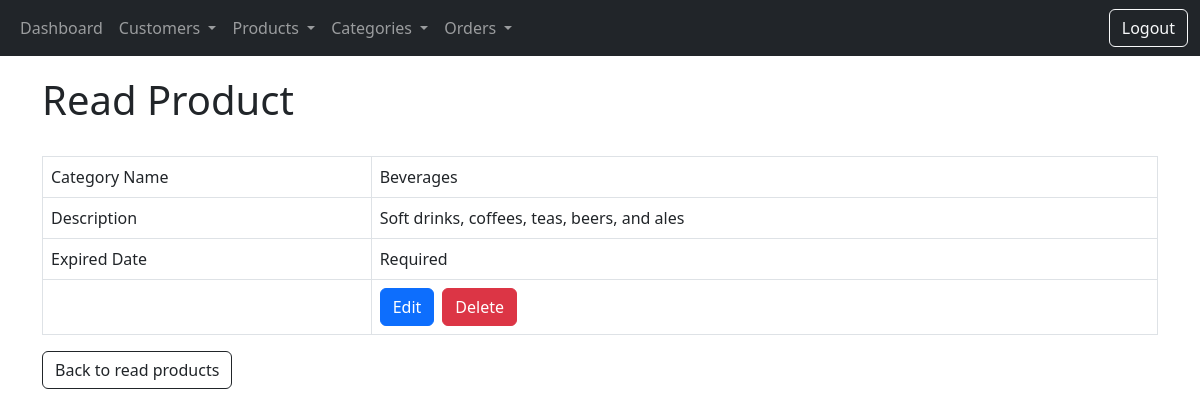
The page /category_read_one.php?category_id=1 (signed in) on the database its author committed.
### tables this page shows
CREATE TABLE IF NOT EXISTS `categories` (
  `category_id` int NOT NULL AUTO_INCREMENT,
  `category_name` varchar(20) NOT NULL,
  `description` varchar(255) NOT NULL,
  `expired_date` enum('Yes','No') NOT NULL,
  `created` datetime NOT NULL,
  PRIMARY KEY (`category_id`),
  UNIQUE KEY `category_name` (`category_name`)
);

### category_read_one.php (the view, shortened to what this page needs)
<!DOCTYPE HTML>
<html>
<head>
    <link href="https://cdn.jsdelivr.net/npm/bootstrap@5.3.0/dist/css/bootstrap.min.css" rel="stylesheet">
</head>
<body>
    <?php
    include 'navigation.php';
    ?>
    <div class="container">
        <div class="page-header">
            <h1>Read Product</h1>
            <br>
        </div>
        <?php
        $category_id = isset($_GET['category_id']) ? $_GET['category_id'] : die('ERROR: Record Category ID not found.');
        include 'config/database.php';
        try {
            $query = "SELECT category_id, category_name, description, expired_date
            FROM categories
            WHERE category_id = ?";
            $stmt = $con->prepare($query);
            $stmt->bindParam(1, $category_id);
            $stmt->execute();
            $row = $stmt->fetch(PDO::FETCH_ASSOC);
            $category_name = $row['category_name'];
            $description = $row['description'];
            $expired_date = $row['expired_date'];
            $expired_message = $expired_date == 'Yes' ? 'Required' : 'Not Required';
        } catch (PDOException $exception) {
            die('ERROR: ' . $exception->getMessage());
        }
        ?>
        <table class='table table-hover table-responsive table-bordered'>
            <tr>
                <td>Category Name</td>
                <td><?php echo htmlspecialchars($category_name, ENT_QUOTES);  ?></td>
            </tr>
            <tr>
                <td>Description</td>
                <td><?php echo htmlspecialchars($description, ENT_QUOTES);  ?></td>
            </tr>
            <tr>
                <td>Expired Date</td>
                <td><?php echo htmlspecialchars($expired_message, ENT_QUOTES);  ?></td>
            </tr>
            <tr>
                <td></td>
                <td>
                    <?php
                    echo "<a href='category_update.php?category_id=$category_id' class='btn btn-primary' style='margin-right: 0.5em;'>Edit</a>";
                    echo "<a href='#' onclick='delete_category({$category_id});' class='btn btn-danger'>Delete</a>";
                    ?>
                </td>
            </tr>
        </table>
        <a href='category_read.php' class='btn btn-outline-dark'>Back to read products</a>
    </div>
</body>
</html>

### rows shown on the page
categories: category_name "Beverages", description "Soft drinks, coffees, teas, beers, and ales", expired_date "Required"
